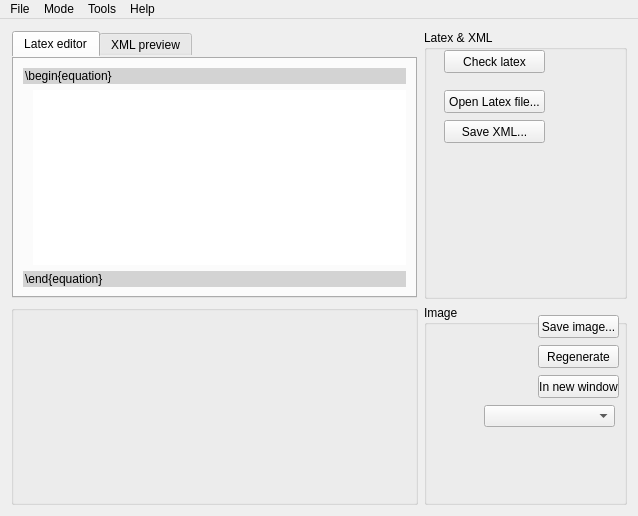
<?xml version="1.0" encoding="UTF-8"?>
<ui version="4.0">
 <class>MainWindow</class>
 <widget class="QMainWindow" name="MainWindow">
  <property name="geometry">
   <rect>
    <x>0</x>
    <y>0</y>
    <width>638</width>
    <height>516</height>
   </rect>
  </property>
  <property name="windowTitle">
   <string>MainWindow</string>
  </property>
  <widget class="QWidget" name="centralWidget">
   <layout class="QGridLayout" name="gridLayout">
    <item row="1" column="2">
     <widget class="QGroupBox" name="imageParam_box">
      <property name="title">
       <string>Image</string>
      </property>
      <widget class="QPushButton" name="saveImage_button">
       <property name="geometry">
        <rect>
         <x>114</x>
         <y>10</y>
         <width>81</width>
         <height>23</height>
        </rect>
       </property>
       <property name="text">
        <string>Save image...</string>
       </property>
      </widget>
      <widget class="QPushButton" name="regenImage_button">
       <property name="geometry">
        <rect>
         <x>114</x>
         <y>40</y>
         <width>81</width>
         <height>23</height>
        </rect>
       </property>
       <property name="text">
        <string>Regenerate</string>
       </property>
      </widget>
      <widget class="QPushButton" name="newWindow_button">
       <property name="geometry">
        <rect>
         <x>114</x>
         <y>70</y>
         <width>81</width>
         <height>23</height>
        </rect>
       </property>
       <property name="text">
        <string>In new window</string>
       </property>
      </widget>
      <widget class="QComboBox" name="imageStyle_cbox">
       <property name="geometry">
        <rect>
         <x>60</x>
         <y>100</y>
         <width>131</width>
         <height>22</height>
        </rect>
       </property>
      </widget>
     </widget>
    </item>
    <item row="0" column="2">
     <widget class="QGroupBox" name="editorParam_box">
      <property name="sizePolicy">
       <sizepolicy hsizetype="Preferred" vsizetype="Preferred">
        <horstretch>0</horstretch>
        <verstretch>0</verstretch>
       </sizepolicy>
      </property>
      <property name="minimumSize">
       <size>
        <width>200</width>
        <height>0</height>
       </size>
      </property>
      <property name="baseSize">
       <size>
        <width>0</width>
        <height>0</height>
       </size>
      </property>
      <property name="title">
       <string>Latex &amp;&amp; XML</string>
      </property>
      <widget class="QPushButton" name="checkLatex_button">
       <property name="geometry">
        <rect>
         <x>20</x>
         <y>20</y>
         <width>101</width>
         <height>23</height>
        </rect>
       </property>
       <property name="text">
        <string>Check latex</string>
       </property>
      </widget>
      <widget class="QPushButton" name="openLatex_button">
       <property name="geometry">
        <rect>
         <x>20</x>
         <y>60</y>
         <width>101</width>
         <height>23</height>
        </rect>
       </property>
       <property name="text">
        <string>Open Latex file...</string>
       </property>
      </widget>
      <widget class="QPushButton" name="saveXml_button">
       <property name="geometry">
        <rect>
         <x>20</x>
         <y>90</y>
         <width>101</width>
         <height>23</height>
        </rect>
       </property>
       <property name="text">
        <string>Save XML...</string>
       </property>
      </widget>
     </widget>
    </item>
    <item row="0" column="0" colspan="2">
     <widget class="QGroupBox" name="editor_box">
      <property name="styleSheet">
       <string notr="true">border: 0px;</string>
      </property>
      <property name="title">
       <string/>
      </property>
      <property name="flat">
       <bool>false</bool>
      </property>
      <property name="checkable">
       <bool>false</bool>
      </property>
      <layout class="QVBoxLayout" name="verticalLayout">
       <property name="spacing">
        <number>1</number>
       </property>
       <property name="leftMargin">
        <number>1</number>
       </property>
       <property name="topMargin">
        <number>1</number>
       </property>
       <property name="rightMargin">
        <number>1</number>
       </property>
       <property name="bottomMargin">
        <number>1</number>
       </property>
       <item>
        <widget class="QTabWidget" name="editor_tab">
         <property name="minimumSize">
          <size>
           <width>0</width>
           <height>200</height>
          </size>
         </property>
         <property name="autoFillBackground">
          <bool>false</bool>
         </property>
         <property name="styleSheet">
          <string notr="true"/>
         </property>
         <property name="currentIndex">
          <number>0</number>
         </property>
         <widget class="QWidget" name="latex_tab">
          <attribute name="title">
           <string>Latex editor</string>
          </attribute>
          <layout class="QGridLayout" name="gridLayout_2">
           <item row="0" column="0">
            <widget class="QLineEdit" name="begeq_line">
             <property name="styleSheet">
              <string notr="true">background: lightgray</string>
             </property>
             <property name="text">
              <string>\begin{equation}</string>
             </property>
             <property name="readOnly">
              <bool>true</bool>
             </property>
            </widget>
           </item>
           <item row="1" column="0">
            <widget class="QTextEdit" name="latex_edit">
             <property name="styleSheet">
              <string notr="true">margin-left: 10px;</string>
             </property>
            </widget>
           </item>
           <item row="2" column="0">
            <widget class="QLineEdit" name="endeq_line">
             <property name="styleSheet">
              <string notr="true">background: lightgray;</string>
             </property>
             <property name="text">
              <string>\end{equation}</string>
             </property>
             <property name="readOnly">
              <bool>true</bool>
             </property>
            </widget>
           </item>
          </layout>
         </widget>
         <widget class="QWidget" name="xml_tab">
          <attribute name="title">
           <string>XML preview</string>
          </attribute>
          <layout class="QHBoxLayout" name="horizontalLayout">
           <item>
            <widget class="QTextEdit" name="xml_edit">
             <property name="readOnly">
              <bool>true</bool>
             </property>
            </widget>
           </item>
          </layout>
         </widget>
        </widget>
       </item>
      </layout>
     </widget>
    </item>
    <item row="1" column="0" colspan="2">
     <widget class="QGroupBox" name="image_box">
      <property name="minimumSize">
       <size>
        <width>0</width>
        <height>200</height>
       </size>
      </property>
      <property name="title">
       <string/>
      </property>
     </widget>
    </item>
   </layout>
  </widget>
  <widget class="QMenuBar" name="menuBar">
   <property name="geometry">
    <rect>
     <x>0</x>
     <y>0</y>
     <width>638</width>
     <height>18</height>
    </rect>
   </property>
   <widget class="QMenu" name="menuFile">
    <property name="title">
     <string>File</string>
    </property>
    <addaction name="actionNew"/>
    <addaction name="actionOpen"/>
    <addaction name="actionSave_latex_as"/>
    <addaction name="actionSave_XML_as"/>
    <addaction name="actionExit"/>
   </widget>
   <widget class="QMenu" name="menuTools">
    <property name="title">
     <string>Tools</string>
    </property>
    <addaction name="actionDatabase_connection"/>
    <addaction name="actionImport_image"/>
   </widget>
   <widget class="QMenu" name="menuHelp">
    <property name="title">
     <string>Help</string>
    </property>
   </widget>
   <widget class="QMenu" name="menuMode">
    <property name="title">
     <string>Mode</string>
    </property>
    <addaction name="actionLatex_to_Image"/>
    <addaction name="actionImage_to_Latex"/>
   </widget>
   <addaction name="menuFile"/>
   <addaction name="menuMode"/>
   <addaction name="menuTools"/>
   <addaction name="menuHelp"/>
  </widget>
  <action name="actionLatex_to_Image">
   <property name="checkable">
    <bool>true</bool>
   </property>
   <property name="checked">
    <bool>true</bool>
   </property>
   <property name="text">
    <string>Latex to Image</string>
   </property>
  </action>
  <action name="actionImage_to_Latex">
   <property name="checkable">
    <bool>true</bool>
   </property>
   <property name="enabled">
    <bool>false</bool>
   </property>
   <property name="text">
    <string>Image to Latex</string>
   </property>
  </action>
  <action name="actionDatabase_connection">
   <property name="text">
    <string>Database connection...</string>
   </property>
  </action>
  <action name="actionImport_image">
   <property name="text">
    <string>Import image...</string>
   </property>
  </action>
  <action name="actionNew">
   <property name="text">
    <string>New</string>
   </property>
  </action>
  <action name="actionOpen">
   <property name="text">
    <string>Open...</string>
   </property>
  </action>
  <action name="actionSave_latex_as">
   <property name="text">
    <string>Save latex as...</string>
   </property>
  </action>
  <action name="actionSave_XML_as">
   <property name="text">
    <string>Save XML as...</string>
   </property>
  </action>
  <action name="actionExit">
   <property name="text">
    <string>Exit</string>
   </property>
  </action>
 </widget>
 <layoutdefault spacing="6" margin="11"/>
 <resources/>
 <connections/>
</ui>
